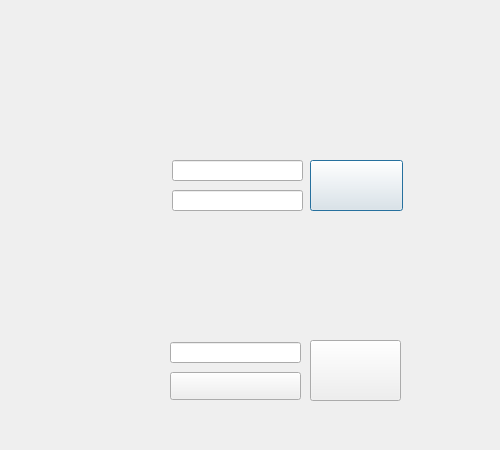
<?xml version="1.0" encoding="UTF-8"?>
<ui version="4.0">
 <class>Dialog</class>
 <widget class="QDialog" name="Dialog">
  <property name="geometry">
   <rect>
    <x>0</x>
    <y>0</y>
    <width>500</width>
    <height>450</height>
   </rect>
  </property>
  <property name="minimumSize">
   <size>
    <width>500</width>
    <height>450</height>
   </size>
  </property>
  <property name="maximumSize">
   <size>
    <width>500</width>
    <height>450</height>
   </size>
  </property>
  <property name="windowTitle">
   <string>Dialog</string>
  </property>
  <widget class="QLabel" name="label">
   <property name="geometry">
    <rect>
     <x>100</x>
     <y>162</y>
     <width>81</width>
     <height>20</height>
    </rect>
   </property>
   <property name="font">
    <font>
     <weight>75</weight>
     <bold>true</bold>
    </font>
   </property>
   <property name="text">
    <string/>
   </property>
  </widget>
  <widget class="QLabel" name="label_2">
   <property name="geometry">
    <rect>
     <x>100</x>
     <y>190</y>
     <width>81</width>
     <height>20</height>
    </rect>
   </property>
   <property name="font">
    <font>
     <weight>75</weight>
     <bold>true</bold>
    </font>
   </property>
   <property name="text">
    <string/>
   </property>
  </widget>
  <widget class="QLineEdit" name="id_lineEdit">
   <property name="geometry">
    <rect>
     <x>172</x>
     <y>160</y>
     <width>131</width>
     <height>21</height>
    </rect>
   </property>
  </widget>
  <widget class="QLineEdit" name="pw_lineEdit">
   <property name="geometry">
    <rect>
     <x>172</x>
     <y>190</y>
     <width>131</width>
     <height>21</height>
    </rect>
   </property>
   <property name="echoMode">
    <enum>QLineEdit::Password</enum>
   </property>
  </widget>
  <widget class="QPushButton" name="pushButton">
   <property name="geometry">
    <rect>
     <x>310</x>
     <y>160</y>
     <width>93</width>
     <height>51</height>
    </rect>
   </property>
   <property name="text">
    <string/>
   </property>
  </widget>
  <widget class="QWidget" name="widget" native="true">
   <property name="geometry">
    <rect>
     <x>0</x>
     <y>0</y>
     <width>500</width>
     <height>450</height>
    </rect>
   </property>
   <property name="minimumSize">
    <size>
     <width>500</width>
     <height>450</height>
    </size>
   </property>
   <property name="maximumSize">
    <size>
     <width>500</width>
     <height>450</height>
    </size>
   </property>
  </widget>
  <widget class="QLineEdit" name="pwd_lineEdit">
   <property name="geometry">
    <rect>
     <x>170</x>
     <y>342</y>
     <width>131</width>
     <height>21</height>
    </rect>
   </property>
   <property name="echoMode">
    <enum>QLineEdit::Password</enum>
   </property>
  </widget>
  <widget class="QPushButton" name="pw2_pushButton">
   <property name="geometry">
    <rect>
     <x>310</x>
     <y>340</y>
     <width>91</width>
     <height>61</height>
    </rect>
   </property>
   <property name="text">
    <string/>
   </property>
  </widget>
  <widget class="QPushButton" name="pw2set_pushButton">
   <property name="geometry">
    <rect>
     <x>170</x>
     <y>372</y>
     <width>131</width>
     <height>28</height>
    </rect>
   </property>
   <property name="text">
    <string/>
   </property>
  </widget>
  <zorder>widget</zorder>
  <zorder>label</zorder>
  <zorder>label_2</zorder>
  <zorder>id_lineEdit</zorder>
  <zorder>pw_lineEdit</zorder>
  <zorder>pushButton</zorder>
  <zorder>pwd_lineEdit</zorder>
  <zorder>pw2_pushButton</zorder>
  <zorder>pw2set_pushButton</zorder>
 </widget>
 <resources/>
 <connections/>
</ui>
